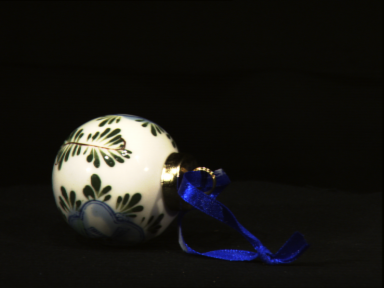
#> input picture algo_unit_test/demo.png, 384 x 288 px
$ python test_brief.py   (Python 2 division)
#> lines starting #> are read from the running program, lines starting #| are printed output that depends on the picture
import numpy as np
import cv2
from matplotlib import pyplot as plt

img = cv2.imread('demo.png',0)
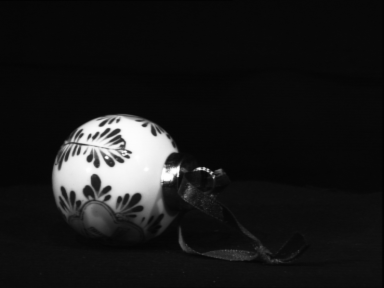
#> img: shape (288, 384); min 2, max 254, mean 25.6

# Initiate STAR detector
#star = cv2.FeatureDetector_create("STAR")
maxSize = 16
#> (the run stopped early here; a loop or call above may not have finished)
